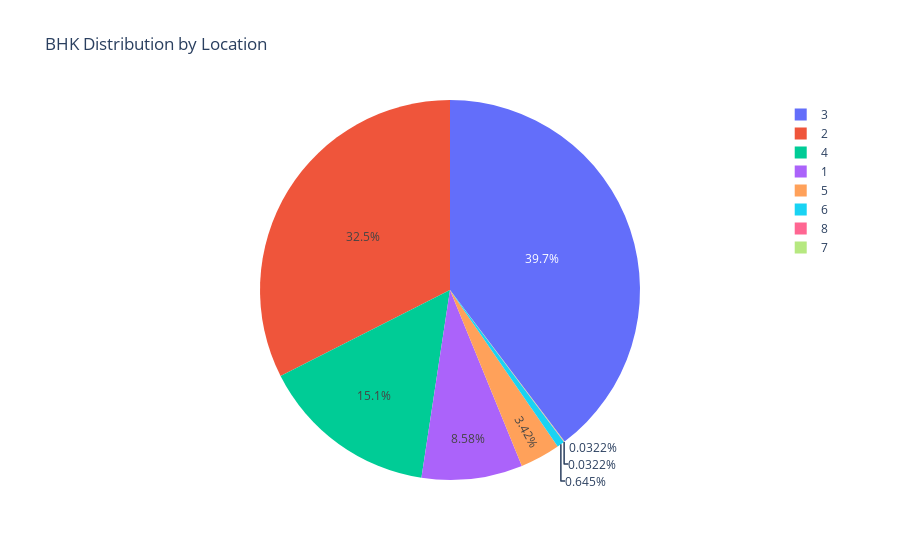

Write notebook code for a chart like this one.
### Code cell
fig = px.pie(df, names='bhk', title='BHK Distribution by Location')
fig.show()

### Figure 1 — Plotly figure (JSON) as saved in the notebook; plotly's stock layout.template omitted (floating-point values rounded to 4 significant figures; data arrays with more than 128 entries replaced by an {"elided": "..."} marker saying what was removed)
{"data": [{"domain": {"x": [0, 1], "y": [0, 1]}, "hovertemplate": "bhk=%{label}<extra></extra>", "labels": {"elided": "3101 int values"}, "legendgroup": "", "name": "", "showlegend": true, "type": "pie"}], "layout": {"autosize": true, "legend": {"tracegroupgap": 0}, "title": {"text": "BHK Distribution by Location"}}}
